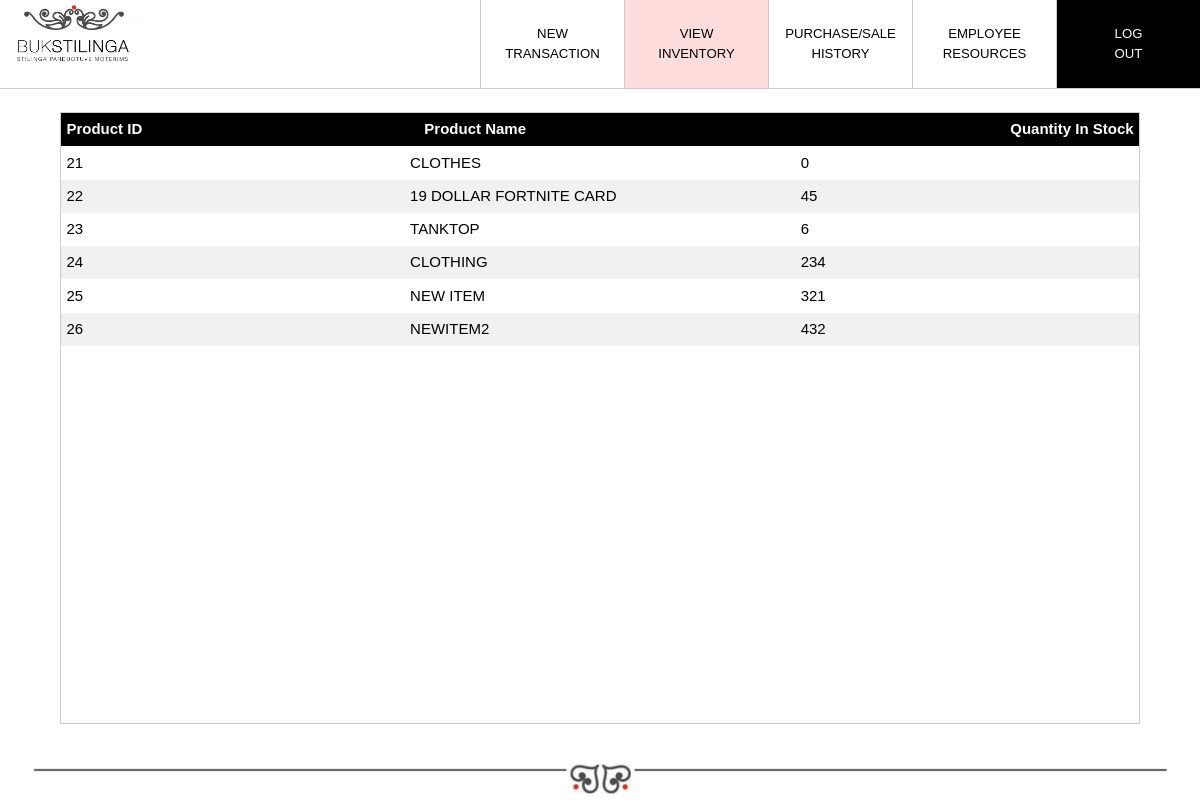
The page /inventory.php on the database its author committed.
### tables this page shows
CREATE TABLE `inventory` (
  `product_id` int(11) NOT NULL,
  `product_name` varchar(45) NOT NULL,
  `description` varchar(240) NOT NULL,
  `qty_in_stock` int(11) NOT NULL
);

### inventory.php (the view, shortened to what this page needs)
<!DOCTYPE html>
<?php
$servername = 'localhost';
$username = 'id16456968_group8';
$password = 'Nr3hPeniS7\^@k2a$';
$dbname = 'id16456968_is424_group8_db';
$conn = new mysqli($servername, $username, $password, $dbname);
?>
<html>
<link rel="stylesheet" href="css/w3.css">
<link rel="stylesheet" href="css/font-awesome.min.css">
<link rel="stylesheet" href="css/w3-theme-black.css">
<body>
  <div class="w3-bar w3-border-bottom" style="width:100%">
    <a href="homepage.php" class="w3-left" style="width:12.25%;">
      <img src="images/NEWnavbarlogo.png" style="width:100%;"></a>
    <a href="index.php" class="w3-bar-item w3-button w3-border-left w3-right w3-black w3-padding-24">LOG<br>OUT</a>
    <a href="employeeresources.php"
      class="w3-bar-item w3-border-left w3-button w3-right w3-padding-24">EMPLOYEE<br>RESOURCES</a>
    <a href="purchasehistory.php"
      class="w3-bar-item w3-border-left w3-button w3-right w3-padding-24">PURCHASE/SALE<br>HISTORY</a>
    <a href="inventory.php"
      class="w3-bar-item w3-button w3-border-left w3-right w3-padding-24 w3-pale-red">VIEW<br>INVENTORY</a>
    <a href="transaction.php"
      class="w3-bar-item w3-button w3-border-left w3-right w3-padding-24">NEW<br>TRANSACTION</a>
  </div>
  <div class="w3-display-middle" style="width:90%;height:76.5%;margin-top:1.5%">
    <table class="fixed_header w3-striped w3-border">
      <thead class="w3-black">
        <tr>
          <th>Product ID</th>
          <th>Product Name</th>
          <th class="w3-right-align">Quantity In Stock</th>
        </tr>
      </thead>
      <tbody>
          <?php
			$productQuery = "SELECT * FROM inventory";
			$result = $conn->query($productQuery);
			if (!empty($result) && $result -> num_rows > 0) {
				while($row = $result->fetch_assoc()) {
					echo '<tr class="w3-hover-pale-red">';
					echo '<td>';
					echo $row['product_id'];
					echo '</td>';
					echo '<td>';
					echo $row['product_name'];
					echo '</td>';
					echo '<td>';
					echo $row['qty_in_stock'];
					echo '</td>';
					echo '</tr>';
				}
			} else {
				die('Sorry, we are not able to display the data at this time.');
			}
					?>
      </tbody>
    </table>
  </div>
  <img class="w3-display-bottommiddle" src="images/PageFooter.png" style="width:98%;margin-bottom:0.5%">
</body>
</html>

### css/w3.css (style rules this page uses)
html { box-sizing:border-box }
*,*:before,*:after { box-sizing:inherit }
html { -ms-text-size-adjust:100%;-webkit-text-size-adjust:100% }
body { margin:0 }
a { background-color:transparent }
img { border-style:none }
html,body { font-family:Verdana,sans-serif;font-size:15px;line-height:1.5 }
html { overflow-x:hidden }
img { vertical-align:middle }
a { color:inherit }
.w3-striped tbody tr:nth-child(even) { background-color:#f1f1f1 }
.w3-btn,.w3-button { border:none;display:inline-block;padding:8px 16px;vertical-align:middle;overflow:hidden;text-decoration:none;color:inherit;background-color:inherit;text-align:center;cursor:pointer;white-space:normal }
.w3-btn,.w3-button { -webkit-touch-callout:none;-webkit-user-select:none;-khtml-user-select:none;-moz-user-select:none;-ms-user-select:none;user-select:none }
.w3-bar { width:100%;overflow:hidden; }
.w3-bar .w3-bar-item { padding:8px 16px;float:none;width:12%;border:none;display:block;outline:0;font-size:1.1vw;text-align:center }
.w3-bar .w3-button { white-space:normal }
.w3-container:after,.w3-container:before,.w3-panel:after,.w3-panel:before,.w3-row:after,.w3-row:before,.w3-row-padding:after,.w3-row-padding:before, .w3-cell-row:before,.w3-cell-row:after,.w3-clear:after,.w3-clear:before,.w3-bar:before,.w3-bar:after { content:"";display:table;clear:both }
.w3-display-middle { position:absolute;top:50%;left:50%;transform:translate(-50%,-50%);-ms-transform:translate(-50%,-50%) }
.w3-display-bottommiddle { position:absolute;left:50%;bottom:0;transform:translate(-50%,0%);-ms-transform:translate(-50%,0%) }
.w3-right-align { text-align:right!important }
.w3-border { border:1px solid #ccc!important }
.w3-border-bottom { border-bottom:1px solid #ccc!important }
.w3-border-left { border-left:1px solid #ccc!important }
.w3-padding-24 { padding-top:24px!important;padding-bottom:24px!important }
.w3-left { float:left!important }
.w3-right { float:right!important }
.w3-black,.w3-hover-black:hover { color:#fff!important;background-color:#000!important }
.w3-pale-red,.w3-hover-pale-red:hover { color:#000!important;background-color:#ffdddd!important }

### inventory.php (style rules this page uses)
.fixed_header { width: 100%; table-layout: fixed; border-collapse: collapse; height: 100% }
.fixed_header tbody { display: block; overflow: auto; height: 100%; }
.fixed_header thead tr { display: block; }
.fixed_header thead { background: black; color: #fff; }
.fixed_header th, .fixed_header td { padding: 0.5%; text-align: left; width: 3%; }

### rows shown on the page
inventory: product_id "21", product_name "CLOTHES", qty_in_stock "0"
inventory: product_id "22", product_name "19 DOLLAR FORTNITE CARD", qty_in_stock "45"
inventory: product_id "23", product_name "TANKTOP", qty_in_stock "6"
inventory: product_id "24", product_name "CLOTHING", qty_in_stock "234"
inventory: product_id "25", product_name "NEW ITEM", qty_in_stock "321"
inventory: product_id "26", product_name "NEWITEM2", qty_in_stock "432"
